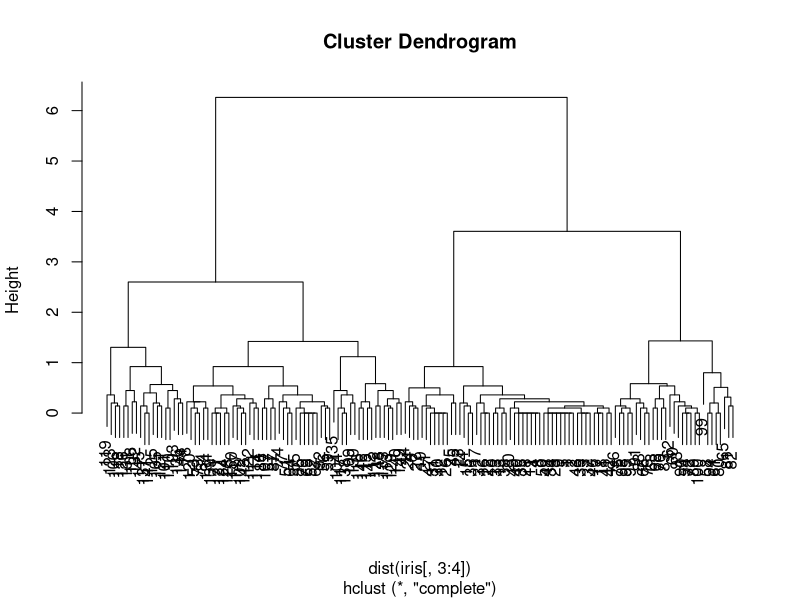
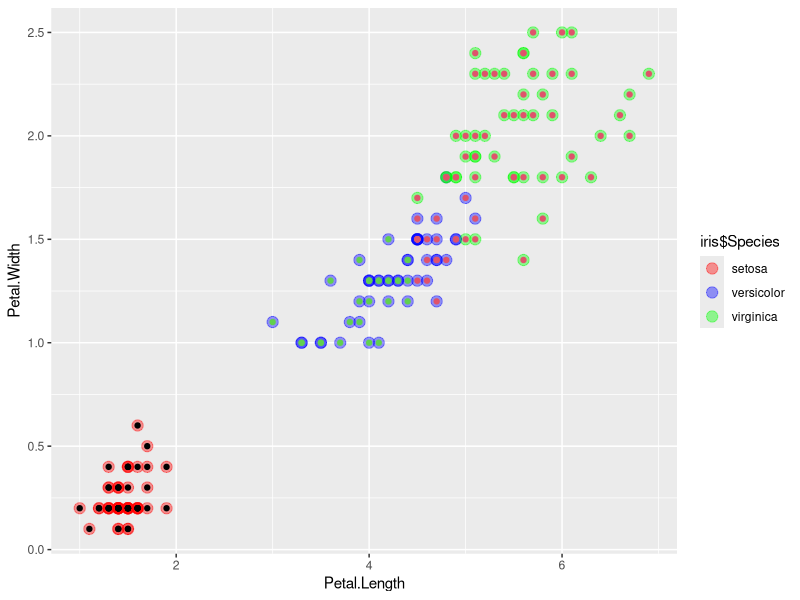
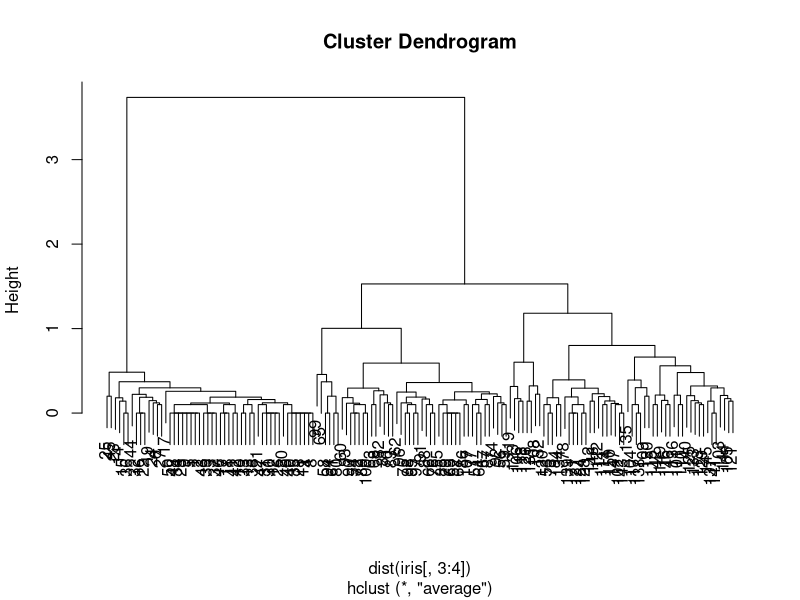
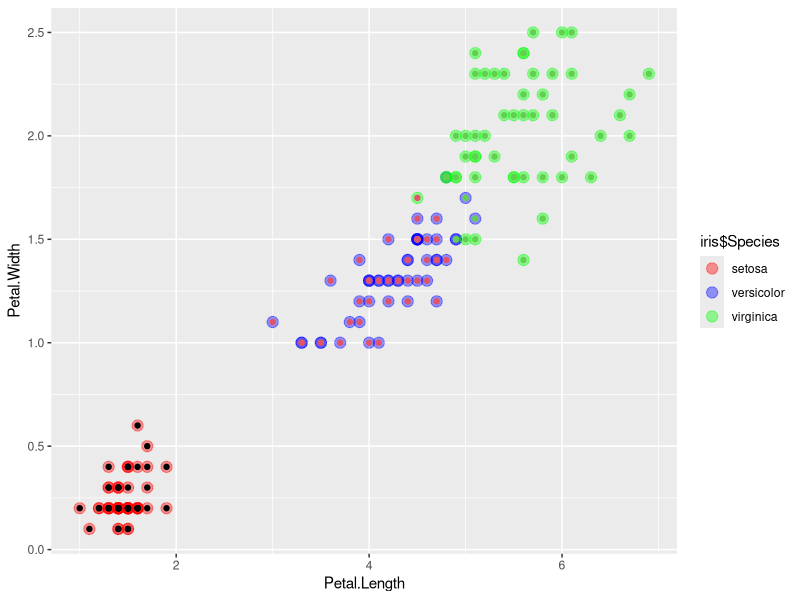

These figures' R source, in order:
install.packages("ggplot2")
library(ggplot2)
"agglomarative clustering"
clusters<-hclust(dist(iris[,3:4]))
plot(clusters)
clusterCut<-cutree(clusters,3)
table(clusterCut,iris$Species)
ggplot(iris,aes(Petal.Length,Petal.Width,color=iris$Species))+geom_point(alpha=0.4,size=3.5)+geom_point(col=clusterCut)+scale_color_manual(values=c("red","blue","green"))
cluster<-hclust(dist(iris[,3:4]),method='average')
clusterCut<-cutree(cluster,3)
table(clusterCut,iris$Species)
plot(cluster)
ggplot(iris,aes(Petal.Length,Petal.Width,color=iris$Species))+geom_point(alpha=0.4,size=3.5)+geom_point(col=clusterCut)+scale_color_manual(values=c("red","blue","green"))